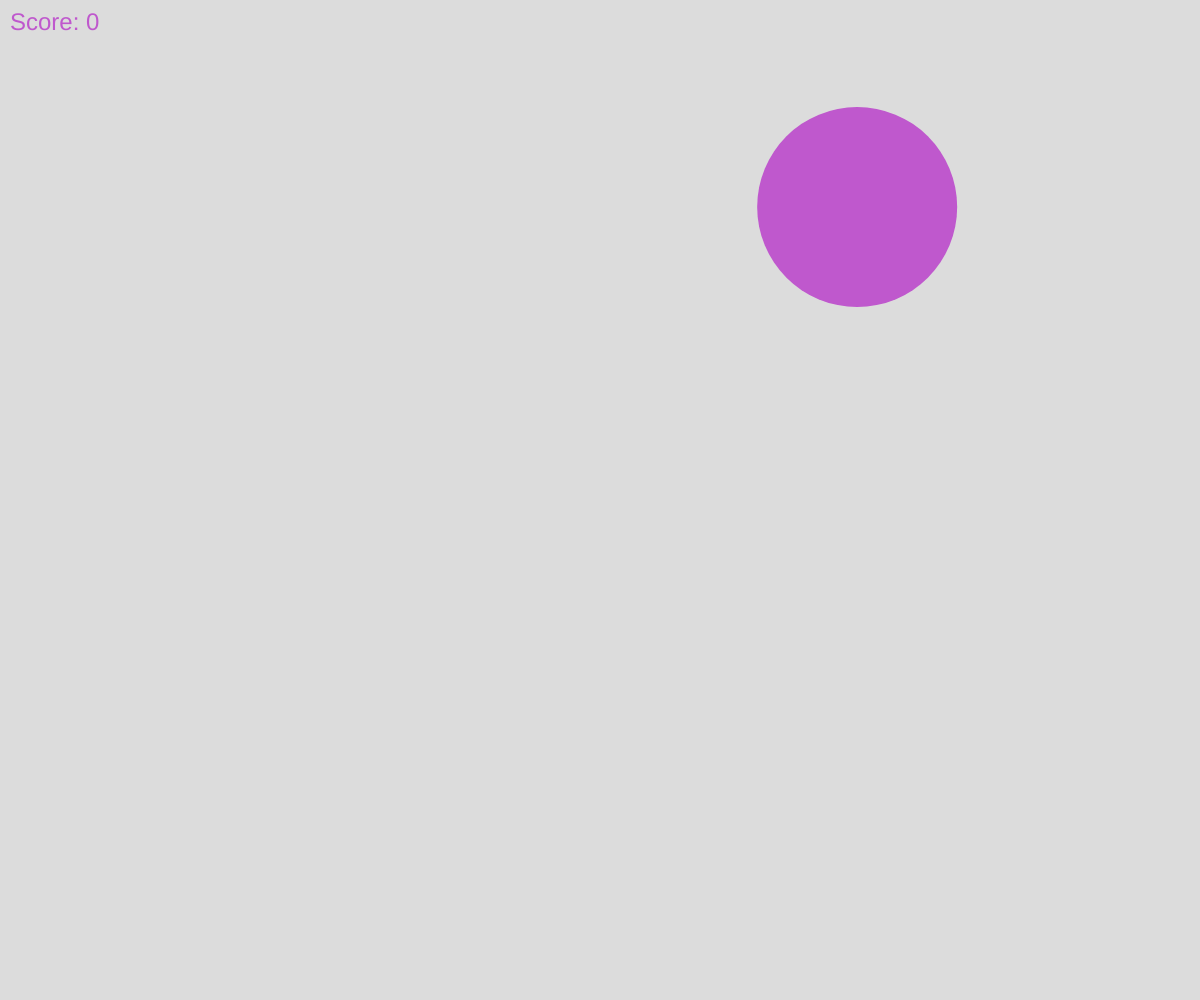
Frame 1 (no input)
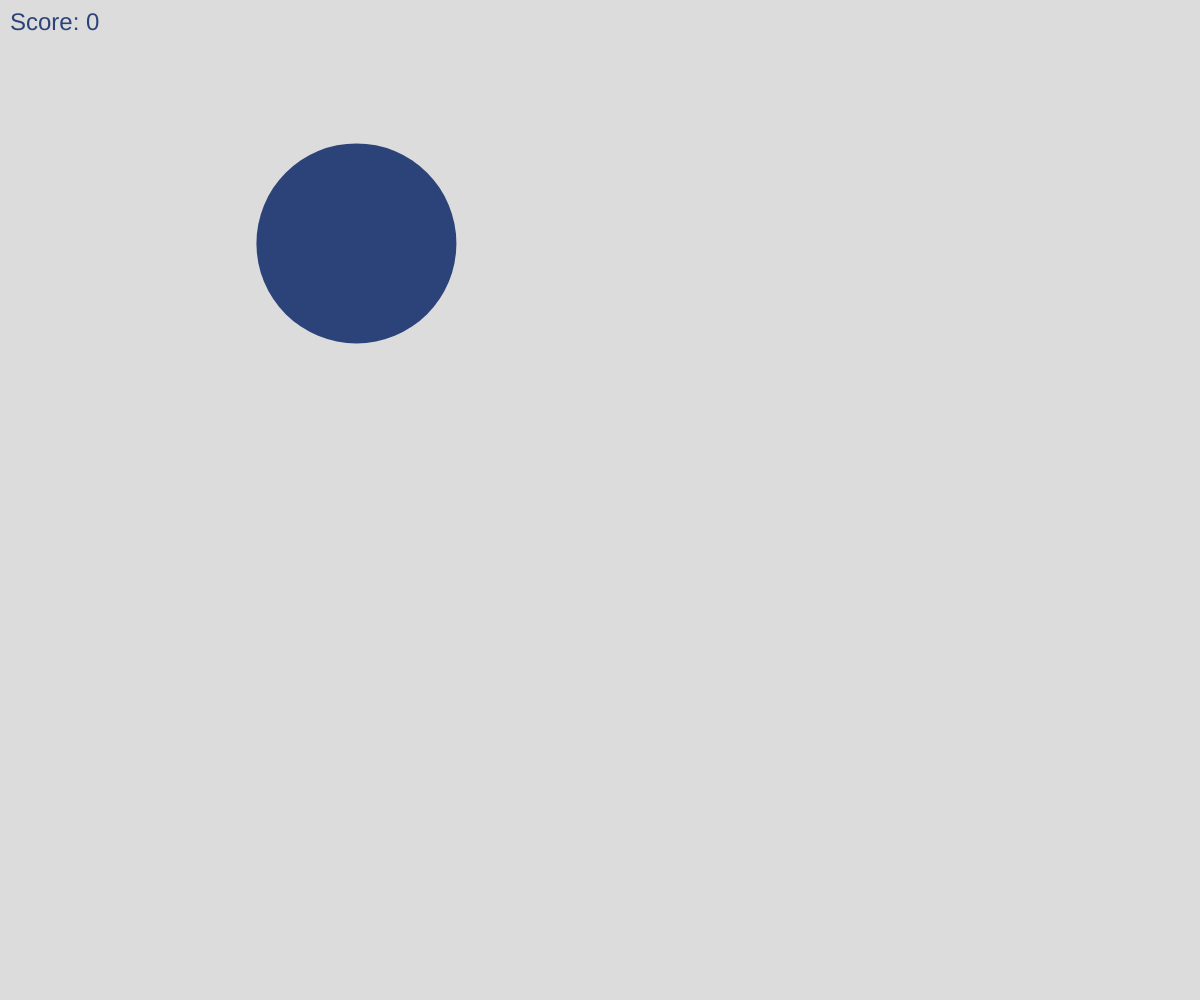
Frame 60 (no input)
Frame 120 (the mouse pressed at the canvas centre since frame 60): identical to frame 60, image omitted

The p5.js sketch that drew these frames (run headless with seeded random() and noise() and a simulated clock; from frame 60 on, the mouse is pressed at the canvas centre):

// p5.js sketch
// ── sketch.js
var x, y;
var score = 0;
var radius = 100;
var r, g, b;

function setup() {
  createCanvas(windowWidth, windowHeight);
  x = random(windowWidth);
  y = random(windowHeight);
  r = random(255);
  g = random(255);
  b = random(255);
}

function draw() {
  background(220);
  // Draw a circle
  noStroke();
  fill(r, g, b);
  ellipse(x, y, radius*2, radius*2);
  textSize(24);
  text("Score: " + score, 10, 30);
}

// When the user clicks the mouse
function mousePressed() {
  // Check if mouse is inside the circle
  var d = dist(mouseX, mouseY, x, y);
  if (d < radius) {
    newCircle();
    score++;
    if (score % 5 === 0) {
        radius /= 2;
    }
}
}

function newCircle() {
  x = random(windowWidth);
  y = random(windowHeight);
  r = random(255);
  g = random(255);
  b = random(255);
}

setInterval(newCircle, 1000);
